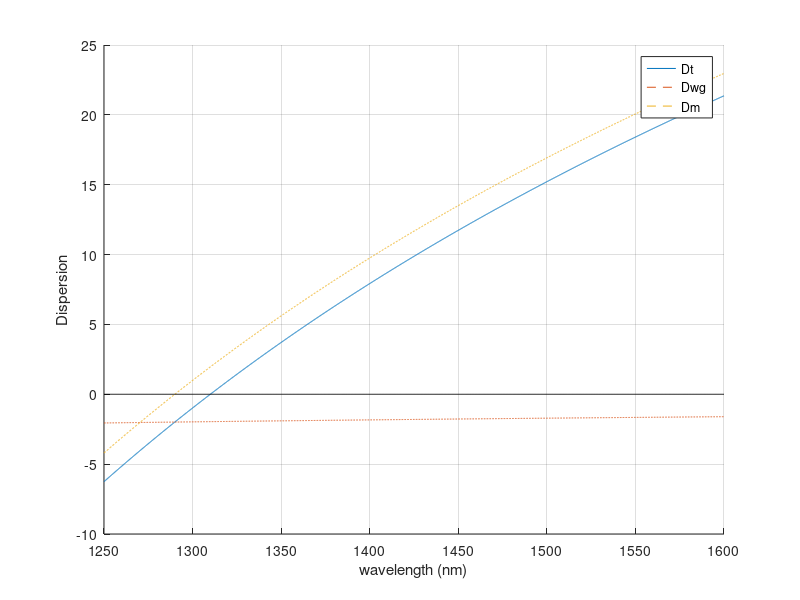
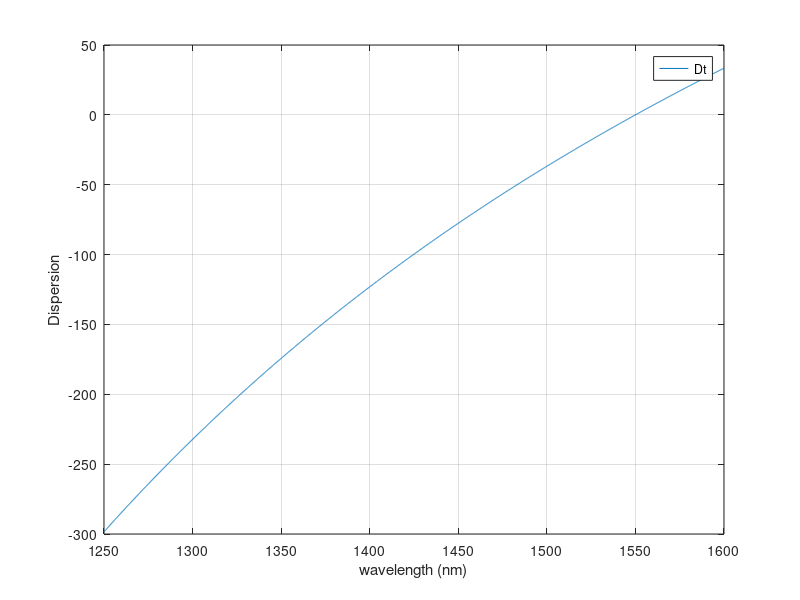

Here is the MATLAB script that generated these plots, in order:
clc
clear all
close all

s0 = 0.0970;
n2 = 1.48;
lambda0 = 1310;
dn = 0.002;
c = 3*10^5; %km/s
const = 0.26; % Vd^2(Vb)/dV^2

lambda=1250:0.1:1600;
Dt=(s0.*lambda./4).*(1 - (lambda0./lambda).^4);
Dwg=-((n2*dn)./(c*lambda))*const*10^12;
Dm=Dt- Dwg;
zero= lambda.*0;     


figure(1)
hold all
grid on
plot(lambda,Dt)
plot(lambda, Dwg, '--')
plot(lambda, Dm, '--')
plot(lambda, zero, 'k')
legend('Dt','Dwg','Dm')
xlabel('wavelength (nm)')
ylabel('Dispersion')

figure(2)
s_0=0.70;
lambda_0=1550;
lambda=1250:0.1:1600;
Dt=(s_0.*lambda./4).*(1 - (lambda_0./lambda).^4);
plot(lambda,Dt)
grid on
legend('Dt')
xlabel('wavelength (nm)')
ylabel('Dispersion')